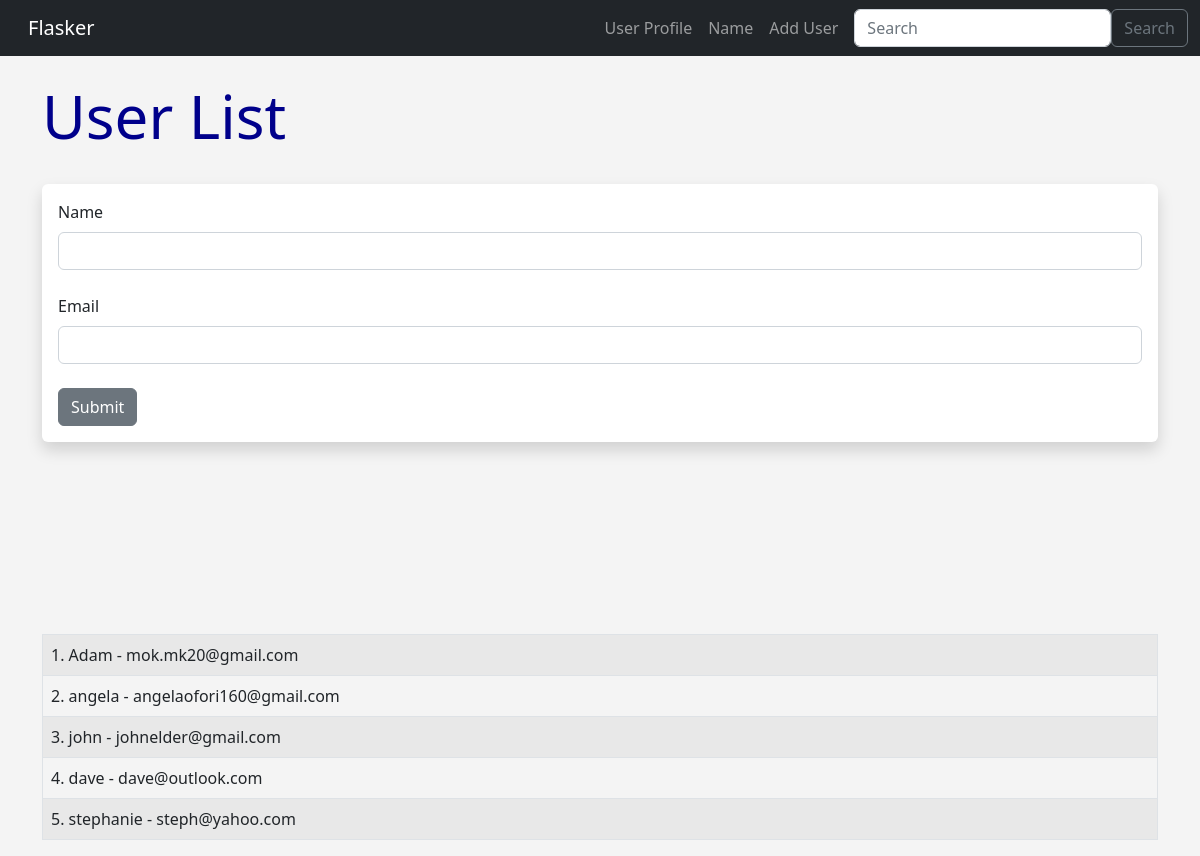
Screenshot of /user/add with the database file from the repository.
### hello.py (models this page shows, shortened)
class Users(db.Model):
    id= db.Column(db.Integer, primary_key=True)
    name= db.Column(db.String(200), nullable=False)
    email= db.Column(db.String(120), nullable=False, unique= True)
    date_added= db.Column(db.DateTime, default= datetime.utcnow)

### hello.py (the view, shortened to what this page needs)
@app.route('/user/add', methods=['POST','GET'])
def add_user():
    name= None
    form=Userform()
    our_users = Users.query.order_by(Users.date_added)
    return render_template("add_user.html",
    form =form,
    name=name,
    our_users=our_users)

### hello.py
class Userform(FlaskForm):
    name = StringField("Name", validators=[DataRequired()])
    email = StringField("Email", validators=[DataRequired()])
    submit = SubmitField("Submit")

### templates/add_user.html (shortened to what this page needs)
{% extends 'base.html' %}
{% block content %}
{% if name %}
<h1> User added!</h1>
<table class="table table-hover
table-bordered table-striped">
{% for our_user in our_users %}
<tr>
<td>
{{our_user.id}}. {{our_user.name}} - {{our_user.email}}</td>
</tr>
<br/>
{% endfor %}
</table>
<br/>
<br/>
{% else%}
<h1> User List</h1>
<br/>
<div class="shadow p-3 mb-5 bg-body rounded">
<form method = "POST">
    {{form.name.label(class="form-label") }}
    {{form.name(class="form-control") }}
    <br/>
    {{form.email.label(class="form-label") }}
    {{form.email(class="form-control") }}
    <br/>
    {{form.submit(class="btn btn-secondary") }}
</form>
</div>
<br/>
<table class="table table-hover
table-bordered table-striped">
{% for our_user in our_users %}
<tr>
<td>{{our_user.id}}. {{
    our_user.name}} - {{our_user.email}}</td><br/>
</tr>
{% endfor%}
</table>
 {% endif %}
{% endblock%}

### templates/base.html (shortened to what this page needs)
<!doctype html>
<html lang="en">
  <head>
    <link rel="stylesheet" href="https://cdn.jsdelivr.net/npm/bootstrap@5.2.0/dist/css/bootstrap.rtl.min.css">
  <link rel="stylesheet" href="{{url_for('static', filename='css/style.css')}}">
  </head>
  <body>
      {% include 'navbar.html'%}
      <br/>
      <div class = "container">
            {% block content %}
            {% endblock%}
      </div>
  </body>
</html>

### templates/navbar.html (shortened to what this page needs)
<nav class="navbar navbar-expand-lg navbar-dark bg-dark">
    <div class="container-fluid">
      <a class="navbar-brand" href="{{ url_for('index')
         }}">Flasker</a>
      <div class="collapse navbar-collapse" id="navbarScroll">
        <ul class="navbar-nav me-auto my-2 my-lg-0 navbar-nav-scroll" style="--bs-scroll-height: 100px;">
            <li class="nav-item">
                <a class="nav-link" href="{{
                    url_for('user',name='Joseph')}}">User Profile</a>
            </li>
            <li class="nav-item">
              <a class="nav-link" href="{{
                  url_for('name')}}">Name</a>
            </li>
            <li class="nav-item">
              <a class="nav-link" href="{{
                  url_for('add_user')}}">Add User</a>
            </li>
        </ul>
        <form class="d-flex" role="search">
          <input class="form-control me-2" type="search" placeholder="Search" aria-label="Search">
          <button class="btn btn-outline-secondary" type="submit">Search</button>
        </form>
      </div>
    </div>
  </nav>

### static/css/style.css (style rules this page uses)
h1 { color: darkblue; font-size: 60px; }
body { background: #f4f4f4; }

### rows the page displays
Users: id "1", name "Adam", email "mok.mk20@gmail.com"
Users: id "2", name "angela", email "angelaofori160@gmail.com"
Users: id "3", name "john", email "johnelder@gmail.com"
Users: id "4", name "dave", email "dave@outlook.com"
Users: id "5", name "stephanie", email "steph@yahoo.com"
